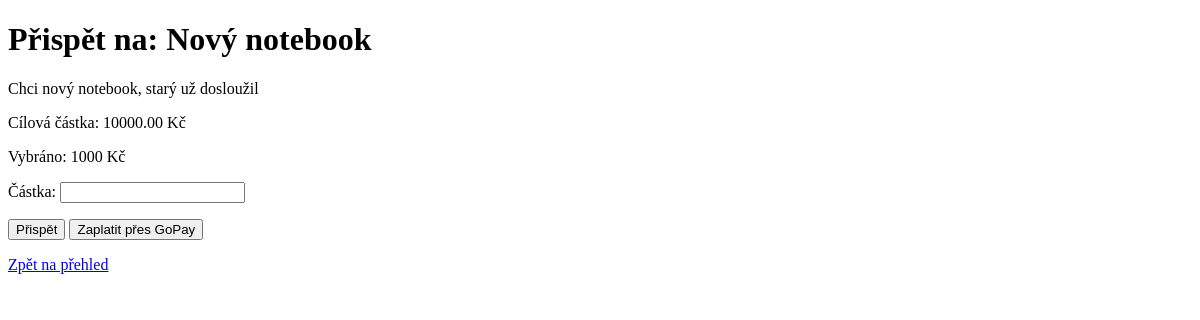
The app's page /microfund/donate/1, older data.
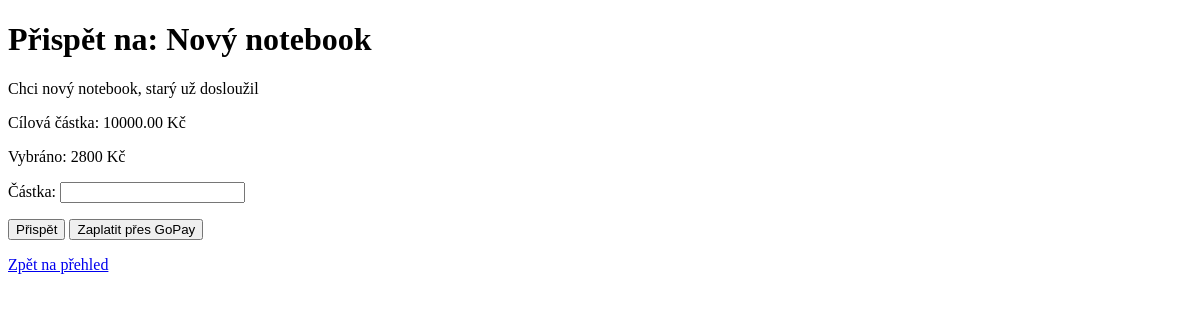
The same page, newer data.
### microfund/models.py (models this page shows)
class Request(models.Model):
    name = models.CharField(max_length=200)
    description = models.CharField(max_length=1000)
    status = models.CharField(max_length=50)
    cash_amount = models.DecimalField(max_digits=10, decimal_places=2)
    donor_amount = models.IntegerField(default=0)
    time_of_creation = models.DateTimeField(auto_now_add=True)
    time_to_end = models.DateTimeField(null=True, blank=True)
    student = models.ForeignKey("Student", on_delete=models.CASCADE)
    donor = models.ForeignKey("Donor", on_delete=models.SET_NULL, null=True, blank=True)

### microfund/views.py (the view)
# urls.py: path("donate/<int:id>", views.donate, name="donate"),
def donate(request, id):
    req = get_object_or_404(Request, id=id)
    if request.method == "POST":
        form = DonateForm(request.POST)
        if form.is_valid():
            amount = form.cleaned_data["amount"]
            req.donor_amount += amount
            req.save()
            return redirect("dashboard")
    else:
        form = DonateForm()
    return render(request, "microfund/donate.html", {"form": form, "req": req})
    req.save()
    return redirect("dashboard")

### microfund/forms.py
class DonateForm(forms.Form):
    amount = forms.DecimalField(label="Částka", max_digits=10, decimal_places=2, min_value=1)

### microfund/templates/microfund/donate.html (shortened to what this page needs)
<!DOCTYPE html>
<html lang="cs">
<head>
</head>
<body>
    <h1>Přispět na: {{ req.name }}</h1>
    <p>{{ req.description }}</p>
    <p>Cílová částka: {{ req.cash_amount }} Kč</p>
    <p>Vybráno: {{ req.donor_amount }} Kč</p>
    <form method="POST">
        {{ form.as_p }}
        <button type="submit">Přispět</button>
        <button type="button">Zaplatit přes GoPay</button>
    </form>
    <p><a href="/microfund/">Zpět na přehled</a></p>
</body>
</html>

Row changes from the older to the newer data that the page shows:
changed Request "Nový notebook": donor_amount "1000" → "2800"
